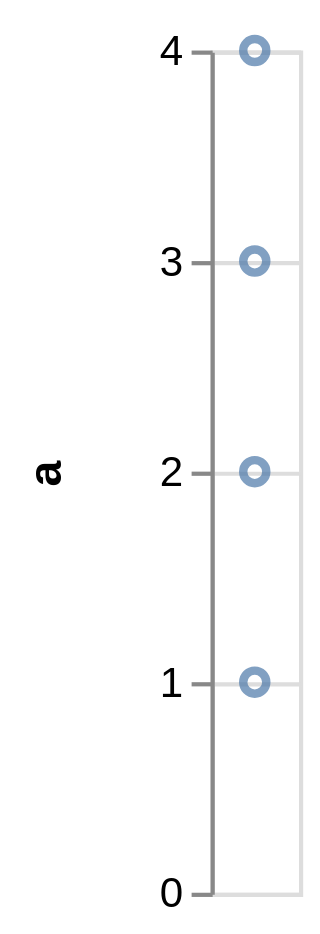

Specify this chart in Vega-Lite:
### Vega specification from a JSON file in a GitHub repository (floating-point values rounded to 4 significant figures)
{"$schema": "https://vega.github.io/schema/vega/v4.json", "autosize": "pad", "padding": 5, "width": 21, "height": 200, "style": "cell", "data": [{"name": "source_0", "values": "a\n1\n2\n3\n4", "format": {"type": "csv"}}], "marks": [{"name": "marks", "type": "symbol", "style": ["point"], "from": {"data": "source_0"}, "encode": {"update": {"opacity": {"value": 0.7}, "fill": [{"test": "datum[\"a\"] === null || isNaN(datum[\"a\"])", "value": null}, {"value": "transparent"}], "stroke": [{"test": "datum[\"a\"] === null || isNaN(datum[\"a\"])", "value": null}, {"value": "#4c78a8"}], "tooltip": {"signal": "{\"a\": format(datum[\"a\"], \"\")}"}, "x": {"signal": "width", "mult": 0.5}, "y": {"scale": "y", "field": "a"}}}}], "scales": [{"name": "y", "type": "linear", "domain": {"data": "source_0", "field": "a"}, "range": [{"signal": "height"}, 0], "nice": true, "zero": true}], "axes": [{"scale": "y", "orient": "left", "grid": false, "title": "a", "labelOverlap": true, "tickCount": {"signal": "ceil(height/40)"}, "zindex": 1}, {"scale": "y", "orient": "left", "grid": true, "tickCount": {"signal": "ceil(height/40)"}, "domain": false, "labels": false, "maxExtent": 0, "minExtent": 0, "ticks": false, "zindex": 0}], "config": {"axisY": {"minExtent": 30}, "legend": {"gradientLength": 185}}}
